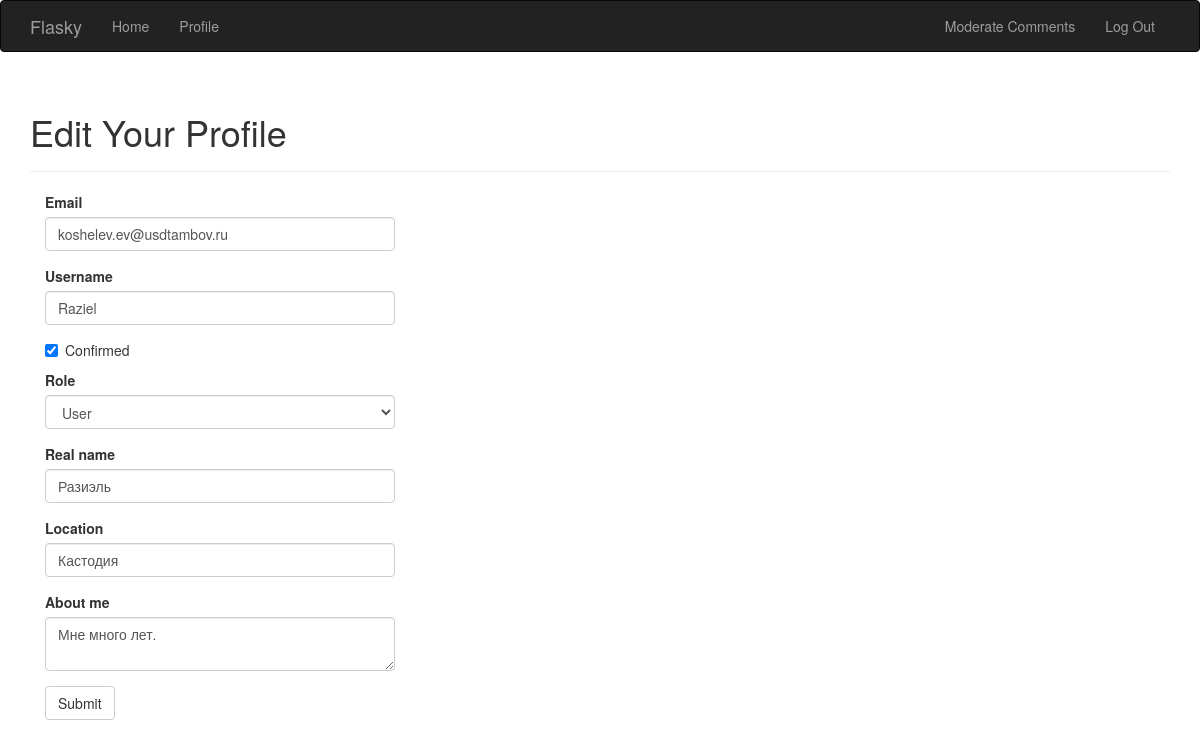
/edit-profile/1 (signed in), run on the app's committed database.
### app/models.py (models this page shows, shortened)
class PaginatedAPIMixin(object):
    @staticmethod
    def to_collection_dict(query, page, per_page, endpoint, **kwargs):
        resources = query.paginate(page, per_page, False)
        data = {
            'items': [item.to_dict() for item in resources.items],
            '_meta': {
                'page': page,
                'per_page': per_page,
                'total_pages': resources.pages,
                'total_items': resources.total
            },
            '_links': {
                'self': url_for(endpoint, page=page, per_page=per_page,
                                **kwargs),
                'next': url_for(endpoint, page=page + 1, per_page=per_page,
                                **kwargs) if resources.has_next else None,
                'prev': url_for(endpoint, page=page - 1, per_page=per_page,
                                **kwargs) if resources.has_prev else None
            }
        }
        return data

class User(PaginatedAPIMixin, UserMixin, db.Model):
    __tablename__ = 'users'
    id = db.Column(db.Integer, primary_key=True)
    email = db.Column(db.String(64), unique=True, index=True)
    username = db.Column(db.String(64), unique=True, index=True)
    password_hash = db.Column(db.String(128))
    role_id = db.Column(db.Integer, db.ForeignKey('roles.id'))
    confirmed = db.Column(db.Boolean, default=False)
    name = db.Column(db.String(64))
    location = db.Column(db.String(64))
    about_me = db.Column(db.Text())
    member_since = db.Column(db.DateTime(), default=datetime.utcnow)
    last_seen = db.Column(db.DateTime(), default=datetime.utcnow)
    avatar_hash = db.Column(db.String(32))
    posts = db.relationship('Post', backref='author', lazy='dynamic')
    followed = db.relationship('Follow',
                               foreign_keys=[Follow.follower_id],
                               backref=db.backref('follower', lazy='joined'),
                               lazy='dynamic',
                               cascade='all, delete-orphan')
    followers = db.relationship('Follow',
                                foreign_keys=[Follow.followed_id],
                                backref=db.backref('followed', lazy='joined'),
                                lazy='dynamic',
                                cascade='all, delete-orphan')
    comments = db.relationship('Comment', backref='author', lazy='dynamic')
    token = db.Column(db.String(32), index=True, unique=True)
    token_expiration = db.Column(db.DateTime)
    @property
    def password(self):
        raise AttributeError('password is not a readable attribute')
    def can(self, perm):
        return self.role is not None and self.role.has_permission(perm)
    def ping(self):
        self.last_seen = datetime.utcnow()
        db.session.add(self)
        db.session.commit()

### app/main/views.py (the view, shortened to what this page needs)
@main.route('/edit-profile/<int:id>', methods=['GET', 'POST'])
@login_required
@admin_required
def edit_profile_admin(id):
    user = User.query.get_or_404(id)
    form = EditProfileAdminForm(user=user)
    form.email.data = user.email
    form.username.data = user.username
    form.confirmed.data = user.confirmed
    form.role.data = user.role_id
    form.name.data = user.name
    form.location.data = user.location
    form.about_me.data = user.about_me
    return render_template('edit_profile.html', form=form, user=user)

### app/main/forms.py (shortened to what this page needs)
class EditProfileAdminForm(FlaskForm):
    email = StringField('Email', validators=[DataRequired(), Length(1, 64), Email()])
    username = StringField('Username', validators=[
        DataRequired(), Length(1, 64),
        Regexp('^[A-Za-z][A-Za-z0-9_.]*$', 0,
               'Usernames must have only letters, numbers, dots or '
               'underscores')])
    confirmed = BooleanField('Confirmed')
    role = SelectField('Role', coerce=int)
    name = StringField('Real name', validators=[Length(0, 64)])
    location = StringField('Location', validators=[Length(0, 64)])
    about_me = TextAreaField('About me')
    submit = SubmitField('Submit')
    def __init__(self, user, *args, **kwargs):
        super(EditProfileAdminForm, self).__init__(*args, **kwargs)
        self.role.choices = [(role.id, role.name)
                             for role in Role.query.order_by(Role.name).all()]
        self.user = user

### app/auth/views.py (called while the page is built)
@auth.before_app_request
def before_request():
    if current_user.is_authenticated:
        current_user.ping()
        if not current_user.confirmed \
                and request.endpoint \
                and request.blueprint != 'auth' \
                and request.endpoint != 'static':
            return redirect(url_for('auth.unconfirmed'))

@auth.before_app_request
def before_request():
    if current_user.is_authenticated \
            and not current_user.confirmed \
            and request.blueprint != 'auth' \
            and request.endpoint != 'static':
        return redirect(url_for('auth.unconfirmed'))

### app/main/__init__.py (called while the page is built)
@main.app_context_processor
def inject_permissions():
    return dict(Permission=Permission)

### app/models.py (called while the page is built)
    def has_permission(self, perm):
        return self.permissions & perm == perm

    @login_manager.user_loader
    def load_user(user_id):
        return User.query.get(int(user_id))

### app/templates/edit_profile.html (shortened to what this page needs)
{% extends "base.html" %}
{% import "bootstrap/wtf.html" as wtf %}
{% block page_content %}
<div class="page-header">
    <h1>Edit Your Profile</h1>
</div>
<div class="col-md-4">
    {{ wtf.quick_form(form) }}
</div>
{% endblock %}

### data on the page
User: email "koshelev.ev@usdtambov.ru", username "Raziel", confirmed "☑", role "User", name "Разиэль", location "Кастодия", about_me "Мне много лет."
